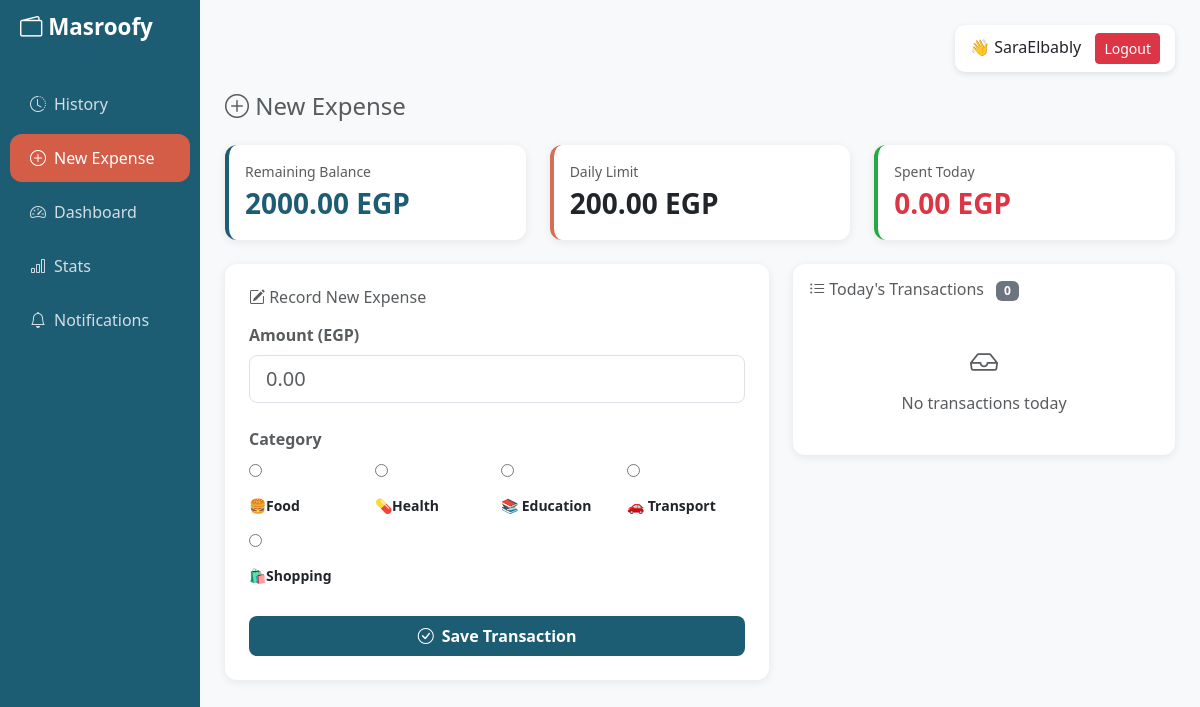
The app's page /record/ (signed in) with its own data.
### budget/models.py (models this page shows, shortened)
class BudgetCycle(models.Model):
    user = models.ForeignKey(User, on_delete=models.CASCADE)
    objects = CycleManager()
    total_allowance   = models.FloatField()
    start_date        = models.DateField()
    end_date          = models.DateField()
    remaining_balance = models.FloatField()
    safe_daily_limit  = models.FloatField()
    is_active         = models.BooleanField(default=True)

class Category(models.Model):
    name = models.CharField(max_length=100)
    icon_res_id = models.IntegerField(default=0)

### budget/views.py (the view, shortened to what this page needs)
# urls.py: path('record/', views.record_expense, name='record_expense'),
@csrf_exempt
def record_expense(request):
    cat_dao = CategoryDAO()
    tx_dao = TransactionDAO()
    cycle = BudgetCycle.objects.filter(
        user=request.user,
        is_active=True
    ).first()
    today = timezone.now().date()
    daily_record = DailyRecord.objects.filter(
        user=request.user,
        cycle=cycle,
        date=today
    ).first() if cycle else None
    context = {
        "categories": cat_dao.get_all(),
        "cycle": cycle,
        "daily_record": daily_record,
        "today_transactions": tx_dao.get_by_date(today) if cycle else [],
        "result_message": None,
        "result_status": None,
        "daily_alert": get_daily_alert(daily_record),
        "cycle_alert": get_cycle_alert(cycle),
        "form": {
            "amount": {"value": "", "errors": []},
            "category_id": {"value": "", "errors": []},
        },
    }
    return render(request, "budget/expense_entry.html", context)

### budget/dao.py (called while the page is built)
    def get_all(self) -> List[Category]:
        return [
            Category(id=obj.id, name=obj.name, icon_res_id=obj.icon_res_id)
            for obj in CategoryModel.objects.all().order_by("name")
        ]

    def get_by_date(self, date) -> list:
        return list(
            TransactionModel.objects
            .select_related("category")
            .filter(timestamp__date=date)
            .order_by("-timestamp")
        )

### budget/views.py (called while the page is built, shortened)
def get_daily_alert(daily_record):
    if not daily_record:
        return None

def get_cycle_alert(cycle):
    if not cycle:
        return None
    total = float(cycle.total_allowance)
    spent = Transaction.objects.filter(cycle=cycle).aggregate(total=Sum('amount'))['total'] or 0
    spent = float(spent)
    remaining = total - spent
    percentage = (spent / total) * 100 if total > 0 else 0
    if percentage >= 100:
        return {"msg": "🚨 انتهت الميزانية!", "type": "danger", "percentage": 100}
    elif percentage >= 80:
        return {"msg": f"⚠️ استخدمت {percentage:.0f}%", "type": "warning", "percentage": round(percentage, 0)}
    elif percentage >= 60:
        return {"msg": f"ℹ️ استخدمت {percentage:.0f}%", "type": "info", "percentage": round(percentage, 0)}
    return None

### templates/budget/expense_entry.html (shortened to what this page needs)
{% extends 'base.html' %}
{% block content %}
<h4 class="mb-4 text-muted"><i class="bi bi-plus-circle"></i> New Expense</h4>
{% if cycle %}
<div class="row mb-4">
    <div class="col-md-4">
        <div class="card p-3" style="border-left: 4px solid #1D5D74;">
            <div class="text-muted small">Remaining Balance</div>
            <div class="fs-3 fw-bold" style="color:#1D5D74;">{{ cycle.remaining_balance|floatformat:2 }} EGP</div>
        </div>
    </div>
    <div class="col-md-4">
        <div class="card p-3" style="border-left: 4px solid #D66D55;">
            <div class="text-muted small">Daily Limit</div>
            <div class="fs-3 fw-bold text-dark">{{ cycle.safe_daily_limit|floatformat:2 }} EGP</div>
        </div>
    </div>
    <div class="col-md-4">
        <div class="card p-3" style="border-left: 4px solid #28a745;">
            <div class="text-muted small">Spent Today</div>
            <div class="fs-3 fw-bold text-danger">
                {% if daily_record %}{{ daily_record.total_spent|floatformat:2 }}{% else %}0.00{% endif %} EGP
            </div>
        </div>
    </div>
</div>
{% endif %}
<div class="row">
    <div class="col-md-7">
        <div class="card p-4 mb-4">
            <h6 class="text-muted mb-3"><i class="bi bi-pencil-square"></i> Record New Expense</h6>
            {% if not cycle %}
            <div class="alert-error">
                <i class="bi bi-exclamation-triangle me-2"></i>
                No active budget cycle —
                <a href="/admin/budget/budgetcycle/add/" style="color:inherit;font-weight:600;">add one from Admin</a>.
            </div>
            {% else %}
            <form method="post" action="/record/" autocomplete="off">
                <div class="mb-4">
                    <label class="form-label fw-semibold text-muted">Amount (EGP)</label>
                    <input type="number" name="amount" step="0.01" min="0.01"
                           class="form-control form-control-lg" style="border-radius:8px;"
                           placeholder="0.00" value="{{ form.amount.value|default:'' }}"
                           required autofocus>
                </div>
                <div class="mb-4">
                    <label class="form-label fw-semibold text-muted">Category</label>
                    <div class="row g-2">
                        {% for cat in categories %}
                        <div class="col-4 col-sm-3">
                            <label class="cat-chip w-100">
                                <input type="radio" name="category_id" value="{{ cat.id }}"
                                    {% if form.category_id.value == cat.id|stringformat:'s' %}checked{% endif %} required>
                                <div class="chip-inner">
                                    <span class="small fw-semibold">{{ cat.name }}</span>
                                </div>
                            </label>
                        </div>
                        {% empty %}
                        <p class="text-muted small">No categories — add from Admin.</p>
                        {% endfor %}
                    </div>
                </div>
                <button type="submit" class="btn btn-primary w-100 py-2 fw-bold"
                        style="border-radius:8px; background-color:#1D5D74; border:none;">
                    <i class="bi bi-check-circle me-2"></i>Save Transaction
                </button>
            </form>
            {% endif %}
        </div>
    </div>
    <div class="col-md-5">
        <div class="card p-3">
            <h6 class="text-muted mb-3">
                <i class="bi bi-list-ul"></i> Today's Transactions
                <span class="badge bg-secondary ms-2">{{ today_transactions|length }}</span>
            </h6>
            {% if today_transactions %}
            {% for tx in today_transactions %}
            <div class="tx-row">
                <div class="d-flex align-items-center gap-2">
                    <span style="font-size:1.2rem;">{{ tx.category.icon_emoji }}</span>
                    <span class="small fw-semibold">{{ tx.category.name }}</span>
                </div>
                <div class="d-flex align-items-center gap-2">
                    <div class="text-end">
                        <span class="fw-bold text-danger">{{ tx.amount|floatformat:2 }} EGP</span>
                        <div class="text-muted" style="font-size:.75rem;">{{ tx.timestamp|time:"H:i" }}</div>
                    </div>
                    <form method="POST" action="{% url 'delete_transaction' tx.id %}"
                          onsubmit="return confirm('هتمسح المصروف ده؟')">
                        {% csrf_token %}
                        <button type="submit" class="btn-delete-tx" title="حذف">
                            <i class="bi bi-trash"></i>
                        </button>
                    </form>
                </div>
            </div>
            {% endfor %}
            {% else %}
            <div class="text-center text-muted py-4">
                <i class="bi bi-inbox fs-3 d-block mb-2"></i>No transactions today
            </div>
            {% endif %}
        </div>
    </div>
</div>
{% endblock %}

### templates/base.html (shortened to what this page needs)
<!DOCTYPE html>
<html lang="en">
<head>
    <link href="https://cdn.jsdelivr.net/npm/bootstrap@5.3.0/dist/css/bootstrap.min.css" rel="stylesheet">
    <link href="https://cdn.jsdelivr.net/npm/bootstrap-icons@1.10.5/font/bootstrap-icons.css" rel="stylesheet">
</head>
<body>
<div class="container-fluid">
    <div class="row">
        <div class="col-md-2 sidebar p-0">
            <div class="brand">
                <i class="bi bi-wallet2"></i> Masroofy
            </div>
            {% if user.is_authenticated %}
            <a href="/history/" class="{% if request.path == '/history/' %}active-link{% endif %}">
                <i class="bi bi-clock-history me-2"></i> History
            </a>
            <a href="/record/" class="{% if request.path == '/record/' %}active-link{% endif %}">
                <i class="bi bi-plus-circle me-2"></i> New Expense
            </a>
            <a href="/dashboard/" class="{% if request.path == '/dashboard/' %}active-link{% endif %}">
                <i class="bi bi-speedometer2 me-2"></i> Dashboard
            </a>
            <a href="/stats/" class="{% if request.path == '/stats/' %}active-link{% endif %}">
                <i class="bi bi-bar-chart me-2"></i> Stats
            </a>
            <a href="/notifications/check/" class="{% if request.path == '/notifications/check/' %}active-link{% endif %}">
                <i class="bi bi-bell me-2"></i> Notifications
            </a>
            {% endif %}
        </div>
        <div class="col-md-10 main-content">
            <div class="topbar">
                {% if user.is_authenticated %}
                    <div class="user-box">
                        <span>👋 {{ user.username }}</span>
                        <a href="{% url 'logout' %}" class="btn btn-danger btn-sm">
                            Logout
                        </a>
                    </div>
                {% endif %}
            </div>
            {% block content %}{% endblock %}
        </div>
    </div>
</div>
</body>
</html>

### templates/base.html (style rules this page uses)
body { background-color: #f8f9fa; }
.sidebar { background-color: #1D5D74; min-height: 100vh; padding: 20px 0; position: fixed; width: 16.666%; }
.sidebar a { color: #ffffffcc; text-decoration: none; display: flex; align-items: center; padding: 12px 20px; border-radius: 12px; margin: 6px 10px; transition: 0.2s ease; }
.active-link { background-color: #d35d47; color: white !important; border-radius: 12px; }
.sidebar .brand { color: white; font-size: 1.4rem; font-weight: bold; padding: 10px 20px 30px; }
.main-content { margin-left: 16.666%; padding: 25px; }
.card { border: none; border-radius: 12px; box-shadow: 0 2px 10px rgba(0,0,0,0.08); }
.btn-primary { background-color: #1D5D74; border-color: #1D5D74; }
.topbar { display: flex; justify-content: flex-end; align-items: center; margin-bottom: 20px; }
.user-box { background: white; padding: 8px 15px; border-radius: 10px; box-shadow: 0 2px 6px rgba(0,0,0,0.1); }
.user-box span { margin-right: 10px; font-weight: 500; }

### records on screen
Category: name "🍔Food"
Category: name "💊Health"
Category: name "📚 Education"
Category: name "🚗 Transport"
Category: name "🛍️Shopping"

### other values on screen
{{ user.username }} "SaraElbably"
{{ today_transactions|length }} "0"
